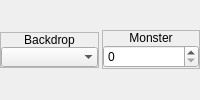
              <widget class="QWidget" name="widget_29" native="true">
               <property name="sizePolicy">
                <sizepolicy hsizetype="Preferred" vsizetype="Fixed">
                 <horstretch>0</horstretch>
                 <verstretch>0</verstretch>
                </sizepolicy>
               </property>
               <layout class="QHBoxLayout" name="horizontalLayout_12">
                <property name="spacing">
                 <number>3</number>
                </property>
                <property name="leftMargin">
                 <number>0</number>
                </property>
                <property name="topMargin">
                 <number>0</number>
                </property>
                <property name="rightMargin">
                 <number>0</number>
                </property>
                <property name="bottomMargin">
                 <number>0</number>
                </property>
                <item>
                 <widget class="QFrame" name="frame_2">
                  <property name="sizePolicy">
                   <sizepolicy hsizetype="Preferred" vsizetype="Fixed">
                    <horstretch>0</horstretch>
                    <verstretch>0</verstretch>
                   </sizepolicy>
                  </property>
                  <property name="frameShape">
                   <enum>QFrame::StyledPanel</enum>
                  </property>
                  <property name="frameShadow">
                   <enum>QFrame::Raised</enum>
                  </property>
                  <layout class="QVBoxLayout" name="verticalLayout_7">
                   <property name="spacing">
                    <number>0</number>
                   </property>
                   <property name="leftMargin">
                    <number>0</number>
                   </property>
                   <property name="topMargin">
                    <number>0</number>
                   </property>
                   <property name="rightMargin">
                    <number>0</number>
                   </property>
                   <property name="bottomMargin">
                    <number>0</number>
                   </property>
                   <item>
                    <widget class="QLabel" name="label_5">
                     <property name="sizePolicy">
                      <sizepolicy hsizetype="Preferred" vsizetype="Fixed">
                       <horstretch>0</horstretch>
                       <verstretch>0</verstretch>
                      </sizepolicy>
                     </property>
                     <property name="text">
                      <string>Backdrop</string>
                     </property>
                     <property name="alignment">
                      <set>Qt::AlignCenter</set>
                     </property>
                    </widget>
                   </item>
                   <item>
                    <widget class="QWidget" name="widget_13" native="true">
                     <layout class="QHBoxLayout" name="horizontalLayout_7">
                      <property name="spacing">
                       <number>0</number>
                      </property>
                      <property name="leftMargin">
                       <number>0</number>
                      </property>
                      <property name="topMargin">
                       <number>0</number>
                      </property>
                      <property name="rightMargin">
                       <number>0</number>
                      </property>
                      <property name="bottomMargin">
                       <number>0</number>
                      </property>
                      <item>
                       <widget class="QComboBox" name="optBackdrop">
                        <property name="frame">
                         <bool>false</bool>
                        </property>
                       </widget>
                      </item>
                     </layout>
                    </widget>
                   </item>
                  </layout>
                 </widget>
                </item>
                <item>
                 <widget class="QFrame" name="frame_3">
                  <property name="sizePolicy">
                   <sizepolicy hsizetype="Preferred" vsizetype="Fixed">
                    <horstretch>0</horstretch>
                    <verstretch>0</verstretch>
                   </sizepolicy>
                  </property>
                  <property name="frameShape">
                   <enum>QFrame::StyledPanel</enum>
                  </property>
                  <property name="frameShadow">
                   <enum>QFrame::Raised</enum>
                  </property>
                  <layout class="QVBoxLayout" name="verticalLayout_8">
                   <property name="spacing">
                    <number>0</number>
                   </property>
                   <property name="leftMargin">
                    <number>0</number>
                   </property>
                   <property name="topMargin">
                    <number>0</number>
                   </property>
                   <property name="rightMargin">
                    <number>0</number>
                   </property>
                   <property name="bottomMargin">
                    <number>0</number>
                   </property>
                   <item>
                    <widget class="QLabel" name="label_6">
                     <property name="sizePolicy">
                      <sizepolicy hsizetype="Preferred" vsizetype="Fixed">
                       <horstretch>0</horstretch>
                       <verstretch>0</verstretch>
                      </sizepolicy>
                     </property>
                     <property name="text">
                      <string>Monster</string>
                     </property>
                     <property name="alignment">
                      <set>Qt::AlignCenter</set>
                     </property>
                    </widget>
                   </item>
                   <item>
                    <widget class="QWidget" name="widget_14" native="true">
                     <layout class="QHBoxLayout" name="horizontalLayout_8">
                      <property name="spacing">
                       <number>0</number>
                      </property>
                      <property name="leftMargin">
                       <number>0</number>
                      </property>
                      <property name="topMargin">
                       <number>0</number>
                      </property>
                      <property name="rightMargin">
                       <number>0</number>
                      </property>
                      <property name="bottomMargin">
                       <number>0</number>
                      </property>
                      <item>
                       <widget class="QSpinBox" name="numMonster">
                        <property name="maximum">
                         <number>255</number>
                        </property>
                       </widget>
                      </item>
                     </layout>
                    </widget>
                   </item>
                  </layout>
                 </widget>
                </item>
               </layout>
              </widget>
